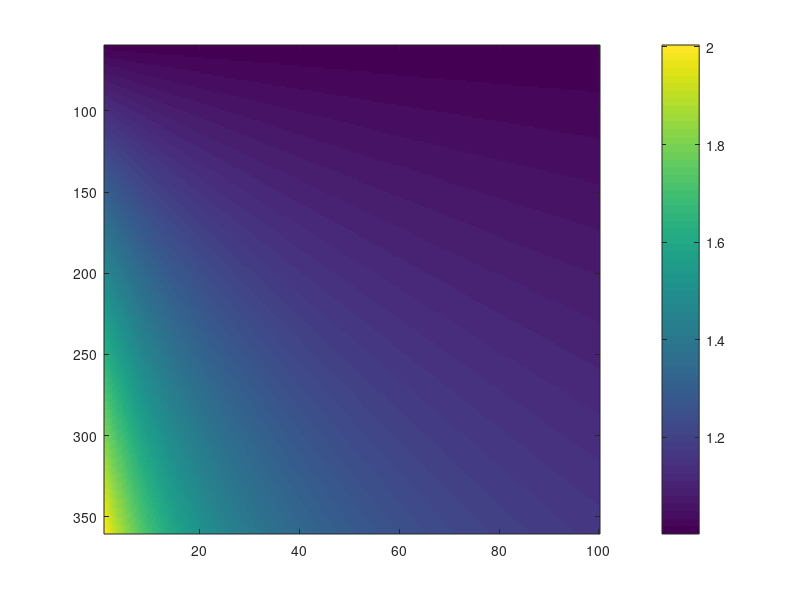

MATLAB code for this plot:
c = 240;
S = zeros(c);

syringes = linspace(1, 100, 240);
time = linspace(60, 360, 240);

for i = 1:c
    for j = 1:c
        S(i, j) = 1 + ((syringes(1, i) / time(1, j)) / 1.66);
    end
end
figure;
imagesc(syringes, time, S);
colorbar;

